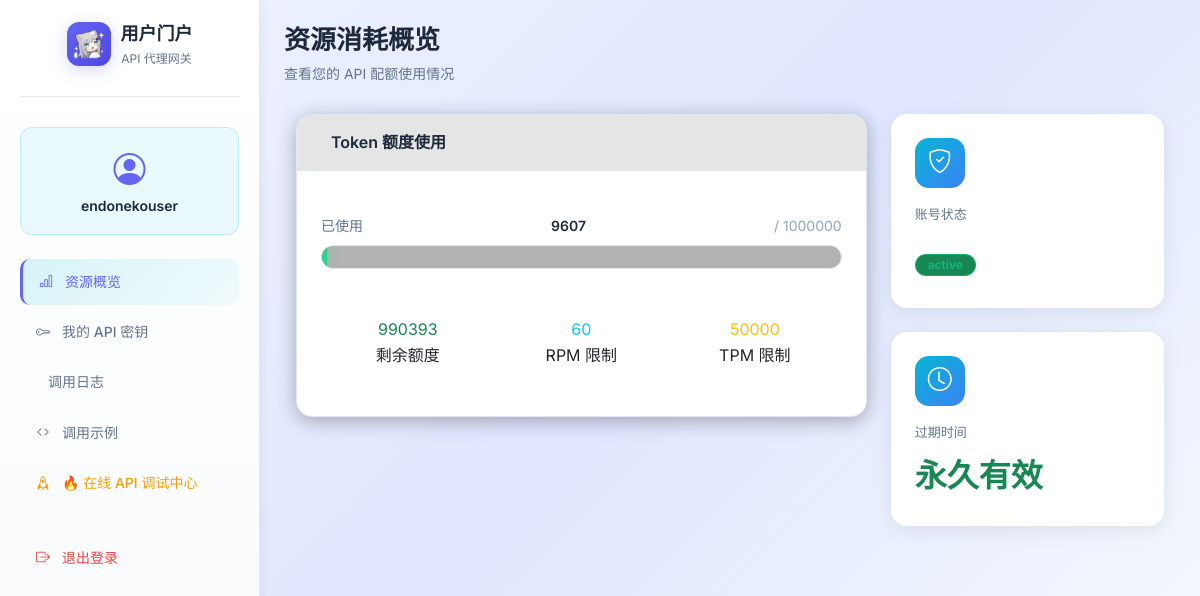
Screenshot of /user (signed in) with the database file from the repository.
### tables this page shows
CREATE TABLE users (
        id TEXT PRIMARY KEY, username TEXT, role TEXT, status TEXT,
        quota_total INTEGER, quota_used INTEGER, rpm INTEGER, tpm INTEGER,
        ip_whitelist TEXT, expires_at TEXT
    , password TEXT);

### server/routes/user.py (the view)
@user_bp.route('', methods=['GET'])
def dashboard():
    check = require_user()
    if check:
        return check
    username = session.get('username')
    user = get_user_by_username(username)
    if not user:
        return "User not found", 404
    keys = get_user_api_keys(user['id'])
    logs = get_user_logs(user['id'])
    providers = get_all_providers()
    for log in logs:
        log['time_str'] = datetime.fromtimestamp(log['timestamp']).strftime('%Y-%m-%d %H:%M:%S')
    return render_template('user.html', user=user, api_keys=keys, logs=logs, providers=providers)

### core/db.py (called while the page is built)
def get_db():
    if not hasattr(_local_data, 'conn'):
        _local_data.conn = sqlite3.connect(DB_PATH, check_same_thread=False)
        _local_data.conn.row_factory = sqlite3.Row
    return _local_data.conn

def get_user_by_username(username):
    conn = get_db()
    c = conn.cursor()
    c.execute("SELECT * FROM users WHERE username = ?", (username,))
    row = c.fetchone()
    return dict(row) if row else None

def get_user_api_keys(user_id):
    conn = get_db()
    c = conn.cursor()
    c.execute("SELECT key, is_active FROM api_keys WHERE user_id = ?", (user_id,))
    return [dict(row) for row in c.fetchall()]

def get_user_logs(user_id, limit=20):
    conn = get_db()
    c = conn.cursor()
    c.execute("SELECT * FROM logs WHERE user_id = ? ORDER BY timestamp DESC LIMIT ?", (user_id, limit))
    return [dict(row) for row in c.fetchall()]

### server/routes/user.py (called while the page is built)
def require_user():
    if session.get('role') not in ['admin', 'user']:
        return redirect(url_for('auth.login_page'))
    return None

### server/services/provider_service.py (called while the page is built)
def get_all_providers():
    config = load_config('providers.json')
    return config.get('providers', [])

### server/utils/config.py (called while the page is built)
def load_config(filename):
    filepath = os.path.join(CONFIG_DIR, filename)
    if os.path.exists(filepath):
        with open(filepath, 'r', encoding='utf-8') as f:
            return json.load(f)
    return {}

### templates/user.html (shortened to what this page needs)
<!DOCTYPE html>
<html lang="zh-CN">
<head>
    <link href="https://cdn.jsdelivr.net/npm/bootstrap@5.3.0/dist/css/bootstrap.min.css" rel="stylesheet">
    <link rel="stylesheet" href="https://cdn.jsdelivr.net/npm/bootstrap-icons@1.10.5/font/bootstrap-icons.css">
</head>
<body>
    <div class="container-fluid">
        <div class="row">
            <div class="sidebar">
                <div class="sidebar-header">
                    <div class="sidebar-brand">
                        <div class="sidebar-brand-icon">
                            <img src="{{ url_for('static', filename='logo.png') }}" alt="AIPG Logo" style="width: 32px; height: 32px; object-fit: contain;">
                        </div>
                        <div>
                            <div class="sidebar-title">用户门户</div>
                            <div class="sidebar-subtitle">API 代理网关</div>
                        </div>
                    </div>
                </div>
                <div class="user-info">
                    <i class="bi bi-person-circle"></i>
                    <div class="username">{{ user.username }}</div>
                </div>
                <div class="nav flex-column">
                    <button class="nav-link active" data-bs-toggle="pill" data-bs-target="#overview">
                        <i class="bi bi-bar-chart"></i> 资源概览
                    </button>
                    <button class="nav-link" data-bs-toggle="pill" data-bs-target="#keys">
                        <i class="bi bi-key"></i> 我的 API 密钥
                    </button>
                    <button class="nav-link" data-bs-toggle="pill" data-bs-target="#logs">
                         调用日志
                    </button>
                    <button class="nav-link" data-bs-toggle="pill" data-bs-target="#api-docs">
                        <i class="bi bi-code"></i> 调用示例
                    </button>
                    <a href="/playground" class="nav-link text-warning">
                        <i class="bi bi-rocket"></i> 🔥 在线 API 调试中心
                    </a>
                    <a href="/logout" class="nav-link text-danger mt-4">
                        <i class="bi bi-box-arrow-right"></i> 退出登录
                    </a>
                </div>
            </div>
            <div class="main-content tab-content">
                <div class="tab-pane fade show active" id="overview">
                    <div class="page-header">
                        <h1 class="page-title">资源消耗概览</h1>
                        <p class="page-subtitle">查看您的 API 配额使用情况</p>
                    </div>
                    <div class="row">
                        <div class="col-md-8">
                            <div class="card">
                                <div class="card-header">
                                    <h5> Token 额度使用</h5>
                                </div>
                                <div class="card-body">
                                    <div class="progress-container">
                                        <div class="progress-label">
                                            <span>已使用</span>
                                            <span class="used">{{ user.quota_used }}</span>
                                            <span class="total">/ {{ user.quota_total }}</span>
                                        </div>
                                        <div class="progress-bar-container">
                                            {% set p_width = (user.quota_used / user.quota_total * 100) if user.quota_total > 0 else 0 %}
                                            {% set p_color = 'bg-danger' if user.quota_used >= user.quota_total else ('bg-warning' if p_width > 80 else 'bg-success') %}
                                            <div class="progress-bar {{ p_color }}" style="width: {{ p_width }}%"></div>
                                        </div>
                                    </div>
                                    <div class="mt-4">
                                        <div class="row">
                                            <div class="col-md-4">
                                                <div class="text-center p-4 bg-success/10 rounded-xl">
                                                    <div class="text-2xl font-bold text-success">{% set remaining = user.quota_total - user.quota_used %}{% if remaining > 0 %}{{ remaining }}{% else %}0{% endif %}</div>
                                                    <div class="text-sm text-gray-600">剩余额度</div>
                                                </div>
                                            </div>
                                            <div class="col-md-4">
                                                <div class="text-center p-4 bg-info/10 rounded-xl">
                                                    <div class="text-2xl font-bold text-info">{{ user.rpm }}</div>
                                                    <div class="text-sm text-gray-600">RPM 限制</div>
                                                </div>
                                            </div>
                                            <div class="col-md-4">
                                                <div class="text-center p-4 bg-warning/10 rounded-xl">
                                                    <div class="text-2xl font-bold text-warning">{{ user.tpm }}</div>
                                                    <div class="text-sm text-gray-600">TPM 限制</div>
                                                </div>
                                            </div>
                                        </div>
                                    </div>
                                </div>
                            </div>
                        </div>
                        <div class="col-md-4">
                            <div class="stat-card">
                                <div class="stat-card-icon">
                                    <i class="bi bi-shield-check"></i>
                                </div>
                                <div class="stat-card-label">账号状态</div>
                                <div class="stat-card-value">
                                    <span class="badge bg-success">{{ user.status }}</span>
                                </div>
                            </div>
                            <div class="stat-card">
                                <div class="stat-card-icon">
                                    <i class="bi bi-clock"></i>
                                </div>
                                <div class="stat-card-label">过期时间</div>
                                <div class="stat-card-value text-success">
                                    {% if user.expires_at %}
                                    {{ user.expires_at[:10] }}
                                    {% else %}
                                    永久有效
                                    {% endif %}
                                </div>
                            </div>
                        </div>
                    </div>
                </div>
            </div>
        </div>
    </div>
</body>
</html>

### rows the page displays
users: username "endonekouser", quota_used "9607", quota_total "1000000", rpm "60", tpm "50000", status "active"

### other values shown
{{ remaining }} "990393"
